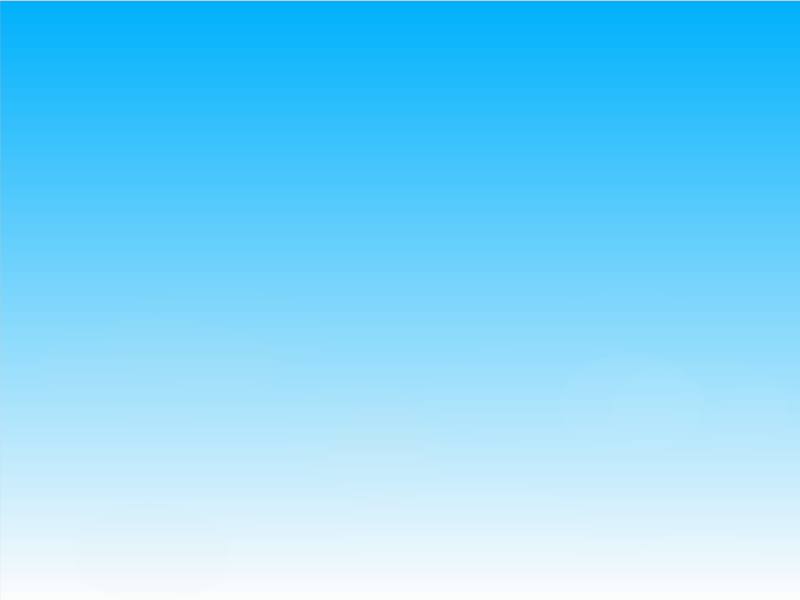
Frame 1 (no input)
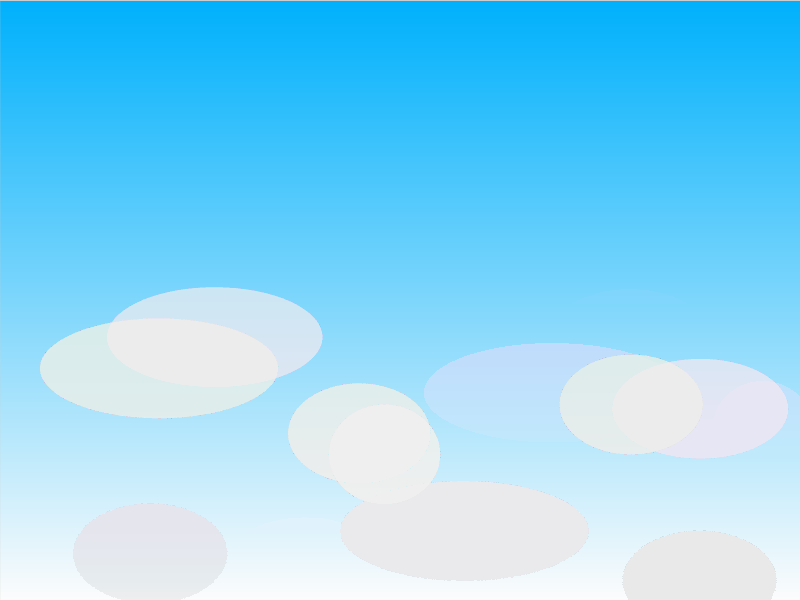
Frame 60 (the mouse pressed at the canvas centre just before this capture)
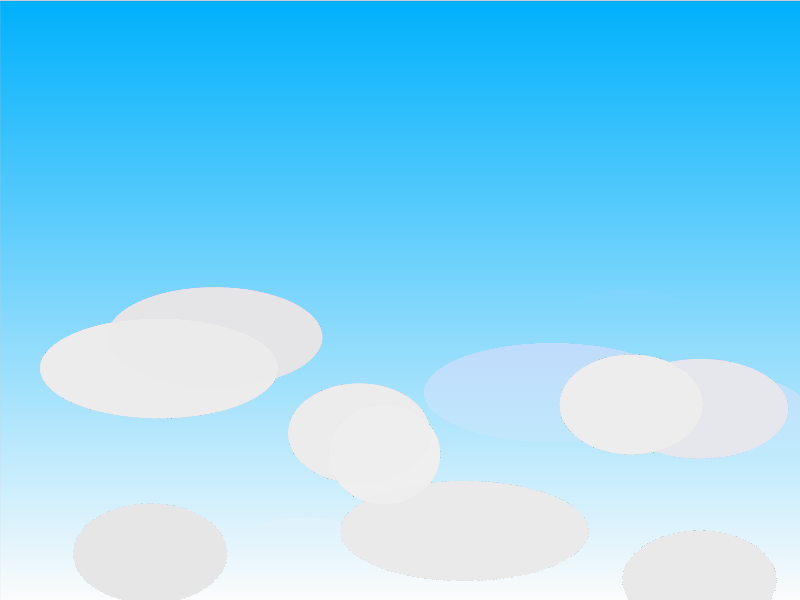
Frame 120 (the mouse held since frame 60 and released just before this capture)

The Processing sketch that drew these frames (run headless with seeded random() and noise(); from frame 60 on, the mouse is pressed at the canvas centre):

// Processing sketch: processing_136840
// ── processing_136840.pde

Clouds[] clouds;

void setup() {
  // Draw the background
  size(800, 600);
  colorMode(HSB, 360, height, 100);
  clouds = new Clouds[20];
  for (int i = 0; i < height; i++) {
    stroke(198, i, 99);
    line(0, height-i, width, height-i);
  }
  
  // Draw clouds
  colorMode(RGB, 255);
  for (int i = 0; i < clouds.length; i++) {
    clouds[i] = new Clouds(100, width/2.5, 100, 100, 10);
  }
}

void draw() {
  for (int i = 0; i < clouds.length; i++) {
    clouds[i].display();
  }
}

class Clouds {
  float xpos;
  float ypos;
  float xdiameter;
  float ydiameter;
  float opacity;
  
  Clouds(float tempXpos, float tempYpos, float tempXdiameter, float tempYdiameter, float tempOpacity) {
    xpos = random(tempXpos, width);
    ypos = random(tempYpos, height);
    xdiameter = random(tempXdiameter, width/3);
    ydiameter = random(tempYdiameter, height/10);
    opacity = random(0, tempOpacity);
  }
  
  // Draw the cloud
  void display() {
    smooth();
    fill(random(225, 255), opacity);
    noStroke();
    ellipse(xpos, ypos, xdiameter, ydiameter); 
  }
}
